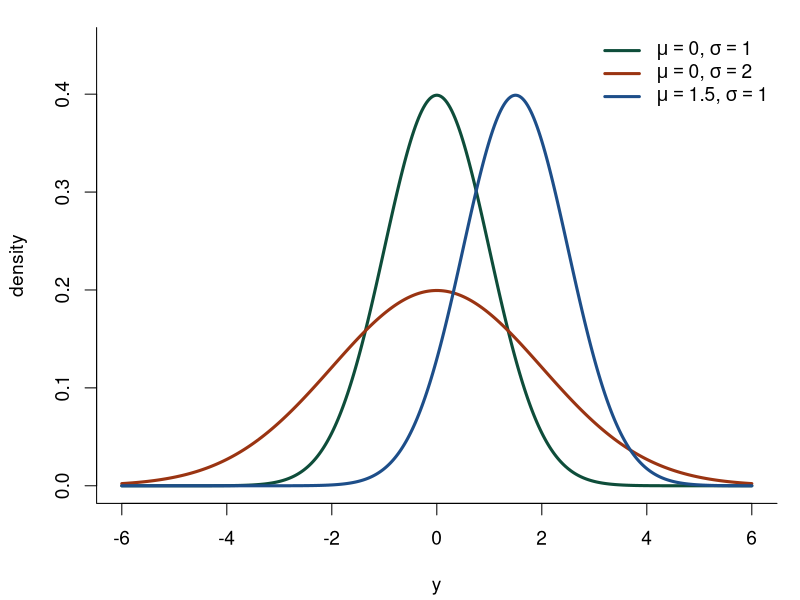
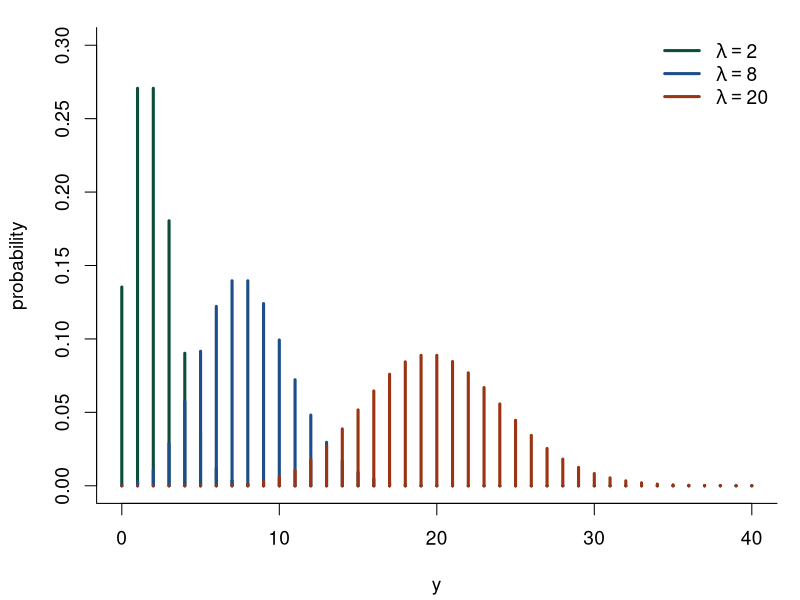
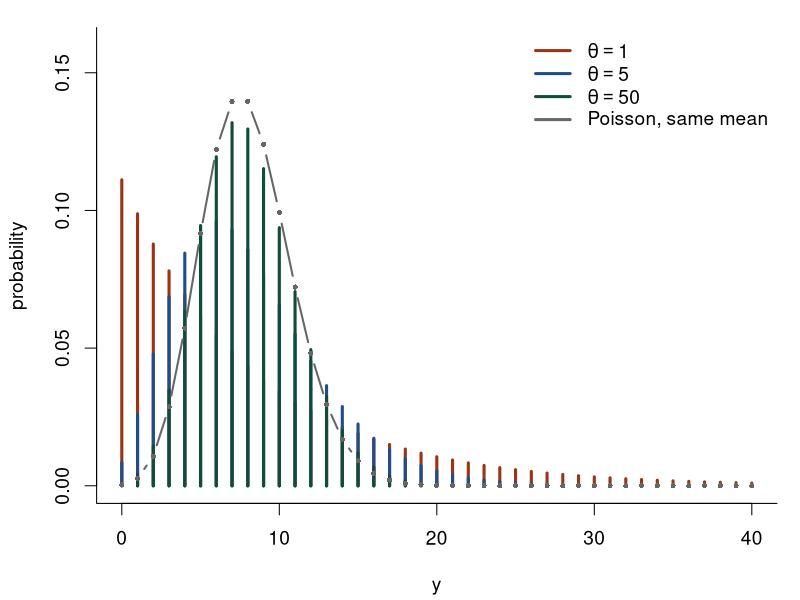
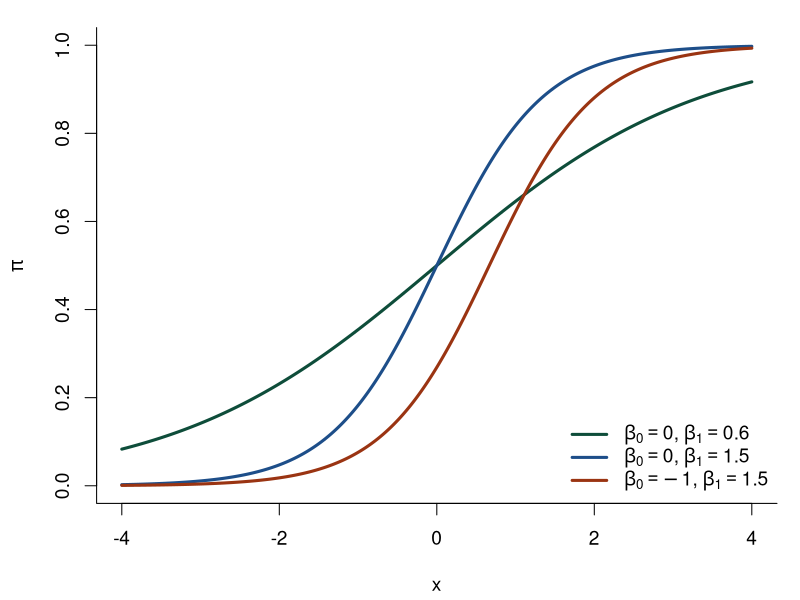
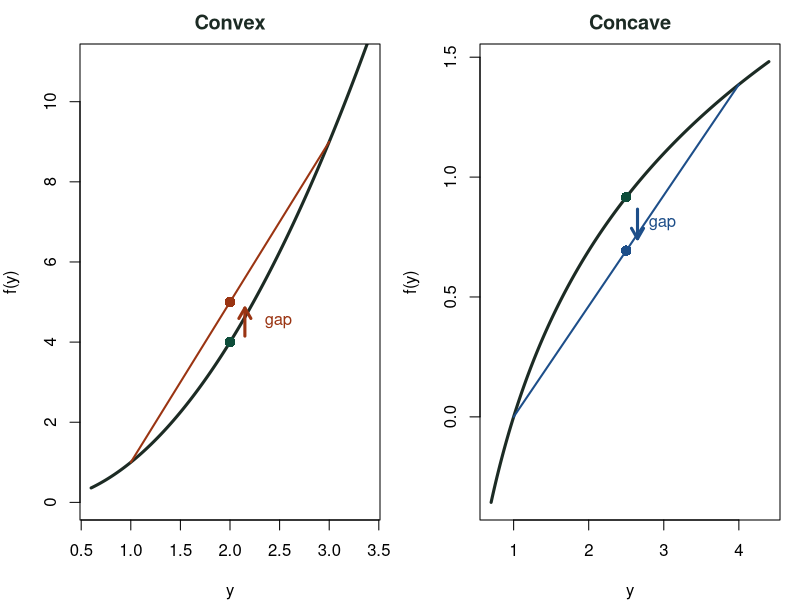

These figures' R source, in order:
# Illustrative densities for the GLM slides. Not CA-SYS or SPRUCE.
# Deterministic density functions, so there is no seed.

dir.create("figures/generated", showWarnings = FALSE, recursive = TRUE)

save_png <- function(filename, draw) {
  png(
    file.path("figures/generated", filename),
    width = 1400, height = 780, res = 140
  )
  on.exit(dev.off(), add = TRUE)
  op <- par(mar = c(4.2, 4.2, 1.2, 1), family = "sans", cex = 1.15)
  on.exit(par(op), add = TRUE)
  draw()
}

save_png("density-gaussian.png", function() {
  curve(dnorm(x, 0, 1), -6, 6, n = 400, lwd = 3, col = "#0e4d3a",
        xlab = "y", ylab = "density", ylim = c(0, 0.45), bty = "l")
  curve(dnorm(x, 0, 2), add = TRUE, n = 400, lwd = 3, col = "#9a3412")
  curve(dnorm(x, 1.5, 1), add = TRUE, n = 400, lwd = 3, col = "#1d4e89")
  legend("topright", bty = "n", lwd = 3,
         col = c("#0e4d3a", "#9a3412", "#1d4e89"),
         legend = c(
           expression(mu == 0 * "," ~ sigma == 1),
           expression(mu == 0 * "," ~ sigma == 2),
           expression(mu == 1.5 * "," ~ sigma == 1)
         ))
})

save_png("density-poisson.png", function() {
  lambdas <- c(2, 8, 20)
  cols <- c("#0e4d3a", "#1d4e89", "#9a3412")
  xs <- 0:40
  plot(NA, xlim = c(0, 40), ylim = c(0, 0.30), xlab = "y", ylab = "probability", bty = "l")
  for (i in seq_along(lambdas)) {
    lines(xs, dpois(xs, lambdas[i]), type = "h", lwd = 3, col = cols[i])
  }
  legend("topright", bty = "n", lwd = 3, col = cols,
         legend = c(
           expression(lambda == 2),
           expression(lambda == 8),
           expression(lambda == 20)
         ))
})

save_png("density-negbin.png", function() {
  mu <- 8
  thetas <- c(1, 5, 50)
  cols <- c("#9a3412", "#1d4e89", "#0e4d3a")
  xs <- 0:40
  plot(NA, xlim = c(0, 40), ylim = c(0, 0.16), xlab = "y", ylab = "probability", bty = "l")
  for (i in seq_along(thetas)) {
    lines(xs, dnbinom(xs, size = thetas[i], mu = mu), type = "h", lwd = 3, col = cols[i])
  }
  lines(xs, dpois(xs, mu), type = "b", pch = 16, cex = 0.6, lwd = 2, col = "grey40")
  legend("topright", bty = "n", lwd = 3,
         col = c(cols, "grey40"),
         legend = c(
           expression(theta == 1),
           expression(theta == 5),
           expression(theta == 50),
           "Poisson, same mean"
         ))
})

save_png("density-logit.png", function() {
  curve(plogis(0 + 0.6 * x), -4, 4, n = 400, lwd = 3, col = "#0e4d3a",
        xlab = "x", ylab = expression(pi), ylim = c(0, 1), bty = "l")
  curve(plogis(0 + 1.5 * x), add = TRUE, n = 400, lwd = 3, col = "#1d4e89")
  curve(plogis(-1 + 1.5 * x), add = TRUE, n = 400, lwd = 3, col = "#9a3412")
  legend("bottomright", bty = "n", lwd = 3,
         col = c("#0e4d3a", "#1d4e89", "#9a3412"),
         legend = c(
           expression(beta[0] == 0 * "," ~ beta[1] == 0.6),
           expression(beta[0] == 0 * "," ~ beta[1] == 1.5),
           expression(beta[0] == -1 * "," ~ beta[1] == 1.5)
         ))
})

save_png("jensen-convex-concave.png", function() {
  par(mfrow = c(1, 2), mar = c(4, 4, 2.2, 1))
  # Convex: f(x) = x^2 on [1, 3]. E[X] = 2, f(E) = 4, E[f] = 5.
  curve(x^2, 0.6, 3.4, n = 400, lwd = 3, col = "#1c2b24",
        xlab = "y", ylab = "f(y)", ylim = c(0, 11))
  title(main = "Convex", col.main = "#1c2b24", cex.main = 1.2)
  segments(1, 1, 3, 9, lwd = 2, col = "#9a3412")
  points(c(2, 2), c(4, 5), pch = 16, cex = 1.4, col = c("#0e4d3a", "#9a3412"))
  arrows(2.15, 4.15, 2.15, 4.85, length = 0.12, lwd = 3, col = "#9a3412")
  text(2.35, 4.5, "gap", col = "#9a3412", adj = 0)
  # Concave: f(x) = log(x) on [1, e^2]. Use 1 and 4. E = 2.5
  # f(1)=0, f(4)=log(4), chord, E[X]=2.5, f(E)=log(2.5), E[f]=log(4)/2
  curve(log(x), 0.7, 4.4, n = 400, lwd = 3, col = "#1c2b24",
        xlab = "y", ylab = "f(y)")
  title(main = "Concave", col.main = "#1c2b24", cex.main = 1.2)
  segments(1, log(1), 4, log(4), lwd = 2, col = "#1d4e89")
  ex <- 2.5
  f_ex <- log(ex)
  e_f <- log(4) / 2
  points(c(ex, ex), c(f_ex, e_f), pch = 16, cex = 1.4, col = c("#0e4d3a", "#1d4e89"))
  arrows(ex + 0.15, f_ex - 0.05, ex + 0.15, e_f + 0.05, length = 0.12, lwd = 3, col = "#1d4e89")
  text(ex + 0.3, (f_ex + e_f) / 2, "gap", col = "#1d4e89", adj = 0)
})
